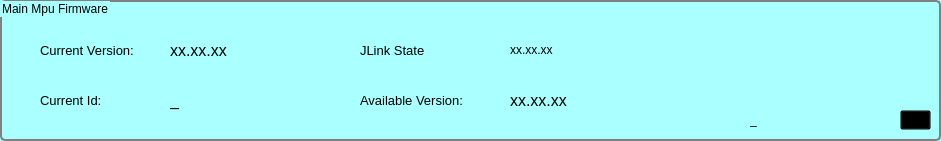
   <widget class="QGroupBox" name="groupBoxMain">
    <property name="geometry">
     <rect>
      <x>10</x>
      <y>20</y>
      <width>941</width>
      <height>141</height>
     </rect>
    </property>
    <property name="palette">
     <palette>
      <active>
       <colorrole role="WindowText">
        <brush brushstyle="SolidPattern">
         <color alpha="255">
          <red>0</red>
          <green>0</green>
          <blue>0</blue>
         </color>
        </brush>
       </colorrole>
       <colorrole role="Button">
        <brush brushstyle="SolidPattern">
         <color alpha="255">
          <red>170</red>
          <green>255</green>
          <blue>255</blue>
         </color>
        </brush>
       </colorrole>
       <colorrole role="Light">
        <brush brushstyle="SolidPattern">
         <color alpha="255">
          <red>255</red>
          <green>255</green>
          <blue>255</blue>
         </color>
        </brush>
       </colorrole>
       <colorrole role="Midlight">
        <brush brushstyle="SolidPattern">
         <color alpha="255">
          <red>212</red>
          <green>255</green>
          <blue>255</blue>
         </color>
        </brush>
       </colorrole>
       <colorrole role="Dark">
        <brush brushstyle="SolidPattern">
         <color alpha="255">
          <red>85</red>
          <green>127</green>
          <blue>127</blue>
         </color>
        </brush>
       </colorrole>
       <colorrole role="Mid">
        <brush brushstyle="SolidPattern">
         <color alpha="255">
          <red>113</red>
          <green>170</green>
          <blue>170</blue>
         </color>
        </brush>
       </colorrole>
       <colorrole role="Text">
        <brush brushstyle="SolidPattern">
         <color alpha="255">
          <red>0</red>
          <green>0</green>
          <blue>0</blue>
         </color>
        </brush>
       </colorrole>
       <colorrole role="BrightText">
        <brush brushstyle="SolidPattern">
         <color alpha="255">
          <red>255</red>
          <green>255</green>
          <blue>255</blue>
         </color>
        </brush>
       </colorrole>
       <colorrole role="ButtonText">
        <brush brushstyle="SolidPattern">
         <color alpha="255">
          <red>0</red>
          <green>0</green>
          <blue>0</blue>
         </color>
        </brush>
       </colorrole>
       <colorrole role="Base">
        <brush brushstyle="SolidPattern">
         <color alpha="255">
          <red>255</red>
          <green>255</green>
          <blue>255</blue>
         </color>
        </brush>
       </colorrole>
       <colorrole role="Window">
        <brush brushstyle="SolidPattern">
         <color alpha="255">
          <red>170</red>
          <green>255</green>
          <blue>255</blue>
         </color>
        </brush>
       </colorrole>
       <colorrole role="Shadow">
        <brush brushstyle="SolidPattern">
         <color alpha="255">
          <red>0</red>
          <green>0</green>
          <blue>0</blue>
         </color>
        </brush>
       </colorrole>
       <colorrole role="AlternateBase">
        <brush brushstyle="SolidPattern">
         <color alpha="255">
          <red>212</red>
          <green>255</green>
          <blue>255</blue>
         </color>
        </brush>
       </colorrole>
       <colorrole role="ToolTipBase">
        <brush brushstyle="SolidPattern">
         <color alpha="255">
          <red>255</red>
          <green>255</green>
          <blue>220</blue>
         </color>
        </brush>
       </colorrole>
       <colorrole role="ToolTipText">
        <brush brushstyle="SolidPattern">
         <color alpha="255">
          <red>0</red>
          <green>0</green>
          <blue>0</blue>
         </color>
        </brush>
       </colorrole>
      </active>
      <inactive>
       <colorrole role="WindowText">
        <brush brushstyle="SolidPattern">
         <color alpha="255">
          <red>0</red>
          <green>0</green>
          <blue>0</blue>
         </color>
        </brush>
       </colorrole>
       <colorrole role="Button">
        <brush brushstyle="SolidPattern">
         <color alpha="255">
          <red>170</red>
          <green>255</green>
          <blue>255</blue>
         </color>
        </brush>
       </colorrole>
       <colorrole role="Light">
        <brush brushstyle="SolidPattern">
         <color alpha="255">
          <red>255</red>
          <green>255</green>
          <blue>255</blue>
         </color>
        </brush>
       </colorrole>
       <colorrole role="Midlight">
        <brush brushstyle="SolidPattern">
         <color alpha="255">
          <red>212</red>
          <green>255</green>
          <blue>255</blue>
         </color>
        </brush>
       </colorrole>
       <colorrole role="Dark">
        <brush brushstyle="SolidPattern">
         <color alpha="255">
          <red>85</red>
          <green>127</green>
          <blue>127</blue>
         </color>
        </brush>
       </colorrole>
       <colorrole role="Mid">
        <brush brushstyle="SolidPattern">
         <color alpha="255">
          <red>113</red>
          <green>170</green>
          <blue>170</blue>
         </color>
        </brush>
       </colorrole>
       <colorrole role="Text">
        <brush brushstyle="SolidPattern">
         <color alpha="255">
          <red>0</red>
          <green>0</green>
          <blue>0</blue>
         </color>
        </brush>
       </colorrole>
       <colorrole role="BrightText">
        <brush brushstyle="SolidPattern">
         <color alpha="255">
          <red>255</red>
          <green>255</green>
          <blue>255</blue>
         </color>
        </brush>
       </colorrole>
       <colorrole role="ButtonText">
        <brush brushstyle="SolidPattern">
         <color alpha="255">
          <red>0</red>
          <green>0</green>
          <blue>0</blue>
         </color>
        </brush>
       </colorrole>
       <colorrole role="Base">
        <brush brushstyle="SolidPattern">
         <color alpha="255">
          <red>255</red>
          <green>255</green>
          <blue>255</blue>
         </color>
        </brush>
       </colorrole>
       <colorrole role="Window">
        <brush brushstyle="SolidPattern">
         <color alpha="255">
          <red>170</red>
          <green>255</green>
          <blue>255</blue>
         </color>
        </brush>
       </colorrole>
       <colorrole role="Shadow">
        <brush brushstyle="SolidPattern">
         <color alpha="255">
          <red>0</red>
          <green>0</green>
          <blue>0</blue>
         </color>
        </brush>
       </colorrole>
       <colorrole role="AlternateBase">
        <brush brushstyle="SolidPattern">
         <color alpha="255">
          <red>212</red>
          <green>255</green>
          <blue>255</blue>
         </color>
        </brush>
       </colorrole>
       <colorrole role="ToolTipBase">
        <brush brushstyle="SolidPattern">
         <color alpha="255">
          <red>255</red>
          <green>255</green>
          <blue>220</blue>
         </color>
        </brush>
       </colorrole>
       <colorrole role="ToolTipText">
        <brush brushstyle="SolidPattern">
         <color alpha="255">
          <red>0</red>
          <green>0</green>
          <blue>0</blue>
         </color>
        </brush>
       </colorrole>
      </inactive>
      <disabled>
       <colorrole role="WindowText">
        <brush brushstyle="SolidPattern">
         <color alpha="255">
          <red>85</red>
          <green>127</green>
          <blue>127</blue>
         </color>
        </brush>
       </colorrole>
       <colorrole role="Button">
        <brush brushstyle="SolidPattern">
         <color alpha="255">
          <red>170</red>
          <green>255</green>
          <blue>255</blue>
         </color>
        </brush>
       </colorrole>
       <colorrole role="Light">
        <brush brushstyle="SolidPattern">
         <color alpha="255">
          <red>255</red>
          <green>255</green>
          <blue>255</blue>
         </color>
        </brush>
       </colorrole>
       <colorrole role="Midlight">
        <brush brushstyle="SolidPattern">
         <color alpha="255">
          <red>212</red>
          <green>255</green>
          <blue>255</blue>
         </color>
        </brush>
       </colorrole>
       <colorrole role="Dark">
        <brush brushstyle="SolidPattern">
         <color alpha="255">
          <red>85</red>
          <green>127</green>
          <blue>127</blue>
         </color>
        </brush>
       </colorrole>
       <colorrole role="Mid">
        <brush brushstyle="SolidPattern">
         <color alpha="255">
          <red>113</red>
          <green>170</green>
          <blue>170</blue>
         </color>
        </brush>
       </colorrole>
       <colorrole role="Text">
        <brush brushstyle="SolidPattern">
         <color alpha="255">
          <red>85</red>
          <green>127</green>
          <blue>127</blue>
         </color>
        </brush>
       </colorrole>
       <colorrole role="BrightText">
        <brush brushstyle="SolidPattern">
         <color alpha="255">
          <red>255</red>
          <green>255</green>
          <blue>255</blue>
         </color>
        </brush>
       </colorrole>
       <colorrole role="ButtonText">
        <brush brushstyle="SolidPattern">
         <color alpha="255">
          <red>85</red>
          <green>127</green>
          <blue>127</blue>
         </color>
        </brush>
       </colorrole>
       <colorrole role="Base">
        <brush brushstyle="SolidPattern">
         <color alpha="255">
          <red>170</red>
          <green>255</green>
          <blue>255</blue>
         </color>
        </brush>
       </colorrole>
       <colorrole role="Window">
        <brush brushstyle="SolidPattern">
         <color alpha="255">
          <red>170</red>
          <green>255</green>
          <blue>255</blue>
         </color>
        </brush>
       </colorrole>
       <colorrole role="Shadow">
        <brush brushstyle="SolidPattern">
         <color alpha="255">
          <red>0</red>
          <green>0</green>
          <blue>0</blue>
         </color>
        </brush>
       </colorrole>
       <colorrole role="AlternateBase">
        <brush brushstyle="SolidPattern">
         <color alpha="255">
          <red>170</red>
          <green>255</green>
          <blue>255</blue>
         </color>
        </brush>
       </colorrole>
       <colorrole role="ToolTipBase">
        <brush brushstyle="SolidPattern">
         <color alpha="255">
          <red>255</red>
          <green>255</green>
          <blue>220</blue>
         </color>
        </brush>
       </colorrole>
       <colorrole role="ToolTipText">
        <brush brushstyle="SolidPattern">
         <color alpha="255">
          <red>0</red>
          <green>0</green>
          <blue>0</blue>
         </color>
        </brush>
       </colorrole>
      </disabled>
     </palette>
    </property>
    <property name="accessibleName">
     <string/>
    </property>
    <property name="accessibleDescription">
     <string/>
    </property>
    <property name="layoutDirection">
     <enum>Qt::LeftToRight</enum>
    </property>
    <property name="styleSheet">
     <string notr="true">QGroupBox { 
     border: 2px solid gray; 
     border-radius: 5px; 
 } </string>
    </property>
    <property name="inputMethodHints">
     <set>Qt::ImhDigitsOnly</set>
    </property>
    <property name="title">
     <string>Main Mpu Firmware</string>
    </property>
    <widget class="QLabel" name="labelCurrVersionMp">
     <property name="geometry">
      <rect>
       <x>40</x>
       <y>40</y>
       <width>111</width>
       <height>20</height>
      </rect>
     </property>
     <property name="font">
      <font>
       <pointsize>10</pointsize>
      </font>
     </property>
     <property name="text">
      <string>Current Version:</string>
     </property>
     <property name="scaledContents">
      <bool>true</bool>
     </property>
    </widget>
    <widget class="QLabel" name="varCurrVersionNbrMp">
     <property name="geometry">
      <rect>
       <x>170</x>
       <y>40</y>
       <width>171</width>
       <height>20</height>
      </rect>
     </property>
     <property name="font">
      <font>
       <pointsize>12</pointsize>
      </font>
     </property>
     <property name="text">
      <string>xx.xx.xx</string>
     </property>
     <property name="scaledContents">
      <bool>true</bool>
     </property>
    </widget>
    <widget class="QLabel" name="varJLinkStateMp">
     <property name="geometry">
      <rect>
       <x>510</x>
       <y>40</y>
       <width>411</width>
       <height>20</height>
      </rect>
     </property>
     <property name="palette">
      <palette>
       <active>
        <colorrole role="WindowText">
         <brush brushstyle="SolidPattern">
          <color alpha="255">
           <red>0</red>
           <green>0</green>
           <blue>0</blue>
          </color>
         </brush>
        </colorrole>
        <colorrole role="Button">
         <brush brushstyle="SolidPattern">
          <color alpha="255">
           <red>0</red>
           <green>0</green>
           <blue>255</blue>
          </color>
         </brush>
        </colorrole>
        <colorrole role="Light">
         <brush brushstyle="SolidPattern">
          <color alpha="255">
           <red>127</red>
           <green>127</green>
           <blue>255</blue>
          </color>
         </brush>
        </colorrole>
        <colorrole role="Midlight">
         <brush brushstyle="SolidPattern">
          <color alpha="255">
           <red>63</red>
           <green>63</green>
           <blue>255</blue>
          </color>
         </brush>
        </colorrole>
        <colorrole role="Dark">
         <brush brushstyle="SolidPattern">
          <color alpha="255">
           <red>0</red>
           <green>0</green>
           <blue>127</blue>
          </color>
         </brush>
        </colorrole>
        <colorrole role="Mid">
         <brush brushstyle="SolidPattern">
          <color alpha="255">
           <red>0</red>
           <green>0</green>
           <blue>170</blue>
          </color>
         </brush>
        </colorrole>
        <colorrole role="Text">
         <brush brushstyle="SolidPattern">
          <color alpha="255">
           <red>0</red>
           <green>0</green>
           <blue>0</blue>
          </color>
         </brush>
        </colorrole>
        <colorrole role="BrightText">
         <brush brushstyle="SolidPattern">
          <color alpha="255">
           <red>255</red>
           <green>255</green>
           <blue>255</blue>
          </color>
         </brush>
        </colorrole>
        <colorrole role="ButtonText">
         <brush brushstyle="SolidPattern">
          <color alpha="255">
           <red>0</red>
           <green>0</green>
           <blue>0</blue>
          </color>
         </brush>
        </colorrole>
        <colorrole role="Base">
         <brush brushstyle="SolidPattern">
          <color alpha="255">
           <red>255</red>
           <green>255</green>
           <blue>255</blue>
          </color>
         </brush>
        </colorrole>
        <colorrole role="Window">
         <brush brushstyle="SolidPattern">
          <color alpha="255">
           <red>0</red>
           <green>0</green>
           <blue>255</blue>
          </color>
         </brush>
        </colorrole>
        <colorrole role="Shadow">
         <brush brushstyle="SolidPattern">
          <color alpha="255">
           <red>0</red>
           <green>0</green>
           <blue>0</blue>
          </color>
         </brush>
        </colorrole>
        <colorrole role="AlternateBase">
         <brush brushstyle="SolidPattern">
          <color alpha="255">
           <red>127</red>
           <green>127</green>
           <blue>255</blue>
          </color>
         </brush>
        </colorrole>
        <colorrole role="ToolTipBase">
         <brush brushstyle="SolidPattern">
          <color alpha="255">
           <red>255</red>
           <green>255</green>
           <blue>220</blue>
          </color>
         </brush>
        </colorrole>
        <colorrole role="ToolTipText">
         <brush brushstyle="SolidPattern">
          <color alpha="255">
           <red>0</red>
           <green>0</green>
           <blue>0</blue>
          </color>
         </brush>
        </colorrole>
       </active>
       <inactive>
        <colorrole role="WindowText">
         <brush brushstyle="SolidPattern">
          <color alpha="255">
           <red>0</red>
           <green>0</green>
           <blue>0</blue>
          </color>
         </brush>
        </colorrole>
        <colorrole role="Button">
         <brush brushstyle="SolidPattern">
          <color alpha="255">
           <red>0</red>
           <green>0</green>
           <blue>255</blue>
          </color>
         </brush>
        </colorrole>
        <colorrole role="Light">
         <brush brushstyle="SolidPattern">
          <color alpha="255">
           <red>127</red>
           <green>127</green>
           <blue>255</blue>
          </color>
         </brush>
        </colorrole>
        <colorrole role="Midlight">
         <brush brushstyle="SolidPattern">
          <color alpha="255">
           <red>63</red>
           <green>63</green>
           <blue>255</blue>
          </color>
         </brush>
        </colorrole>
        <colorrole role="Dark">
         <brush brushstyle="SolidPattern">
          <color alpha="255">
           <red>0</red>
           <green>0</green>
           <blue>127</blue>
          </color>
         </brush>
        </colorrole>
        <colorrole role="Mid">
         <brush brushstyle="SolidPattern">
          <color alpha="255">
           <red>0</red>
           <green>0</green>
           <blue>170</blue>
          </color>
         </brush>
        </colorrole>
        <colorrole role="Text">
         <brush brushstyle="SolidPattern">
          <color alpha="255">
           <red>0</red>
           <green>0</green>
           <blue>0</blue>
          </color>
         </brush>
        </colorrole>
        <colorrole role="BrightText">
         <brush brushstyle="SolidPattern">
          <color alpha="255">
           <red>255</red>
           <green>255</green>
           <blue>255</blue>
          </color>
         </brush>
        </colorrole>
        <colorrole role="ButtonText">
         <brush brushstyle="SolidPattern">
          <color alpha="255">
           <red>0</red>
           <green>0</green>
           <blue>0</blue>
          </color>
         </brush>
        </colorrole>
        <colorrole role="Base">
         <brush brushstyle="SolidPattern">
          <color alpha="255">
           <red>255</red>
           <green>255</green>
           <blue>255</blue>
          </color>
         </brush>
        </colorrole>
        <colorrole role="Window">
         <brush brushstyle="SolidPattern">
          <color alpha="255">
           <red>0</red>
           <green>0</green>
           <blue>255</blue>
          </color>
         </brush>
        </colorrole>
        <colorrole role="Shadow">
         <brush brushstyle="SolidPattern">
          <color alpha="255">
           <red>0</red>
           <green>0</green>
           <blue>0</blue>
          </color>
         </brush>
        </colorrole>
        <colorrole role="AlternateBase">
         <brush brushstyle="SolidPattern">
          <color alpha="255">
           <red>127</red>
           <green>127</green>
           <blue>255</blue>
          </color>
         </brush>
        </colorrole>
        <colorrole role="ToolTipBase">
         <brush brushstyle="SolidPattern">
          <color alpha="255">
           <red>255</red>
           <green>255</green>
           <blue>220</blue>
          </color>
         </brush>
        </colorrole>
        <colorrole role="ToolTipText">
         <brush brushstyle="SolidPattern">
          <color alpha="255">
           <red>0</red>
           <green>0</green>
           <blue>0</blue>
          </color>
         </brush>
        </colorrole>
       </inactive>
       <disabled>
        <colorrole role="WindowText">
         <brush brushstyle="SolidPattern">
          <color alpha="255">
           <red>0</red>
           <green>0</green>
           <blue>127</blue>
          </color>
         </brush>
        </colorrole>
        <colorrole role="Button">
         <brush brushstyle="SolidPattern">
          <color alpha="255">
           <red>0</red>
           <green>0</green>
           <blue>255</blue>
          </color>
         </brush>
        </colorrole>
        <colorrole role="Light">
         <brush brushstyle="SolidPattern">
          <color alpha="255">
           <red>127</red>
           <green>127</green>
           <blue>255</blue>
          </color>
         </brush>
        </colorrole>
        <colorrole role="Midlight">
         <brush brushstyle="SolidPattern">
          <color alpha="255">
           <red>63</red>
           <green>63</green>
           <blue>255</blue>
          </color>
         </brush>
        </colorrole>
        <colorrole role="Dark">
         <brush brushstyle="SolidPattern">
          <color alpha="255">
           <red>0</red>
           <green>0</green>
           <blue>127</blue>
          </color>
         </brush>
        </colorrole>
        <colorrole role="Mid">
         <brush brushstyle="SolidPattern">
          <color alpha="255">
           <red>0</red>
           <green>0</green>
           <blue>170</blue>
          </color>
         </brush>
        </colorrole>
        <colorrole role="Text">
         <brush brushstyle="SolidPattern">
          <color alpha="255">
           <red>0</red>
           <green>0</green>
           <blue>127</blue>
          </color>
         </brush>
        </colorrole>
        <colorrole role="BrightText">
         <brush brushstyle="SolidPattern">
          <color alpha="255">
           <red>255</red>
           <green>255</green>
           <blue>255</blue>
          </color>
         </brush>
        </colorrole>
        <colorrole role="ButtonText">
         <brush brushstyle="SolidPattern">
          <color alpha="255">
           <red>0</red>
           <green>0</green>
           <blue>127</blue>
          </color>
         </brush>
        </colorrole>
        <colorrole role="Base">
         <brush brushstyle="SolidPattern">
          <color alpha="255">
           <red>0</red>
           <green>0</green>
           <blue>255</blue>
          </color>
         </brush>
        </colorrole>
        <colorrole role="Window">
         <brush brushstyle="SolidPattern">
          <color alpha="255">
           <red>0</red>
           <green>0</green>
           <blue>255</blue>
          </color>
         </brush>
        </colorrole>
        <colorrole role="Shadow">
         <brush brushstyle="SolidPattern">
          <color alpha="255">
           <red>0</red>
           <green>0</green>
           <blue>0</blue>
          </color>
         </brush>
        </colorrole>
        <colorrole role="AlternateBase">
         <brush brushstyle="SolidPattern">
          <color alpha="255">
           <red>0</red>
           <green>0</green>
           <blue>255</blue>
          </color>
         </brush>
        </colorrole>
        <colorrole role="ToolTipBase">
         <brush brushstyle="SolidPattern">
          <color alpha="255">
           <red>255</red>
           <green>255</green>
           <blue>220</blue>
          </color>
         </brush>
        </colorrole>
        <colorrole role="ToolTipText">
         <brush brushstyle="SolidPattern">
          <color alpha="255">
           <red>0</red>
           <green>0</green>
           <blue>0</blue>
          </color>
         </brush>
        </colorrole>
       </disabled>
      </palette>
     </property>
     <property name="font">
      <font>
       <pointsize>9</pointsize>
      </font>
     </property>
     <property name="text">
      <string>xx.xx.xx</string>
     </property>
     <property name="scaledContents">
      <bool>true</bool>
     </property>
    </widget>
    <widget class="QLabel" name="labelJLinkStateMp">
     <property name="geometry">
      <rect>
       <x>360</x>
       <y>40</y>
       <width>111</width>
       <height>20</height>
      </rect>
     </property>
     <property name="font">
      <font>
       <pointsize>10</pointsize>
      </font>
     </property>
     <property name="text">
      <string>JLink State</string>
     </property>
     <property name="scaledContents">
      <bool>true</bool>
     </property>
    </widget>
    <widget class="QLabel" name="varAvailableVersionNbrMp">
     <property name="geometry">
      <rect>
       <x>510</x>
       <y>90</y>
       <width>361</width>
       <height>20</height>
      </rect>
     </property>
     <property name="font">
      <font>
       <pointsize>12</pointsize>
      </font>
     </property>
     <property name="text">
      <string>xx.xx.xx</string>
     </property>
     <property name="scaledContents">
      <bool>true</bool>
     </property>
    </widget>
    <widget class="QLabel" name="labelAvailableVersionMp">
     <property name="geometry">
      <rect>
       <x>360</x>
       <y>90</y>
       <width>131</width>
       <height>20</height>
      </rect>
     </property>
     <property name="font">
      <font>
       <pointsize>10</pointsize>
      </font>
     </property>
     <property name="text">
      <string>Available Version:</string>
     </property>
     <property name="scaledContents">
      <bool>true</bool>
     </property>
    </widget>
    <widget class="QLabel" name="varCurrIdNbrMp">
     <property name="geometry">
      <rect>
       <x>170</x>
       <y>90</y>
       <width>111</width>
       <height>20</height>
      </rect>
     </property>
     <property name="font">
      <font>
       <pointsize>12</pointsize>
      </font>
     </property>
     <property name="text">
      <string>_</string>
     </property>
     <property name="scaledContents">
      <bool>true</bool>
     </property>
    </widget>
    <widget class="QLabel" name="labelCurrIdM">
     <property name="geometry">
      <rect>
       <x>40</x>
       <y>90</y>
       <width>91</width>
       <height>20</height>
      </rect>
     </property>
     <property name="font">
      <font>
       <pointsize>10</pointsize>
      </font>
     </property>
     <property name="text">
      <string>Current Id:</string>
     </property>
     <property name="scaledContents">
      <bool>true</bool>
     </property>
    </widget>
    <widget class="QToolButton" name="toolButtonCnfgMain">
     <property name="geometry">
      <rect>
       <x>900</x>
       <y>110</y>
       <width>31</width>
       <height>20</height>
      </rect>
     </property>
     <property name="styleSheet">
      <string notr="true">QToolButton{
	color:rgb(#f5f377);
	background-color:transparent;
}
QToolButton:hover{
	background-color:transparent;
	font: 75 12pt &quot;MS Shell Dlg 2&quot;;
}
QToolButton:pressed{
	background-color:rgb(#f5f366);
	font: 75 14pt &quot;MS Shell Dlg 2&quot;;
}</string>
     </property>
     <property name="text">
      <string>...</string>
     </property>
    </widget>
    <widget class="QLabel" name="labelSnMain">
     <property name="geometry">
      <rect>
       <x>750</x>
       <y>110</y>
       <width>91</width>
       <height>20</height>
      </rect>
     </property>
     <property name="text">
      <string>_</string>
     </property>
    </widget>
   </widget>
